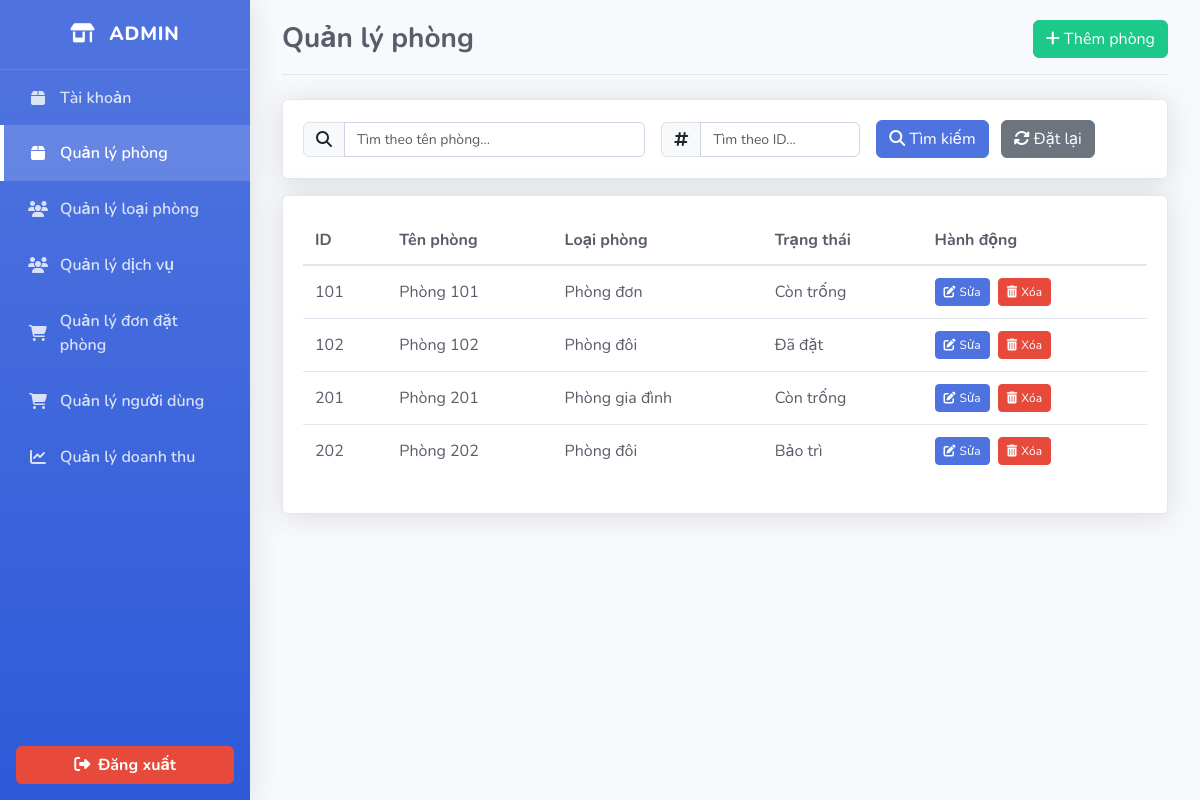
The page /admin.php?tab=rooms (signed in) on the database as committed earlier.
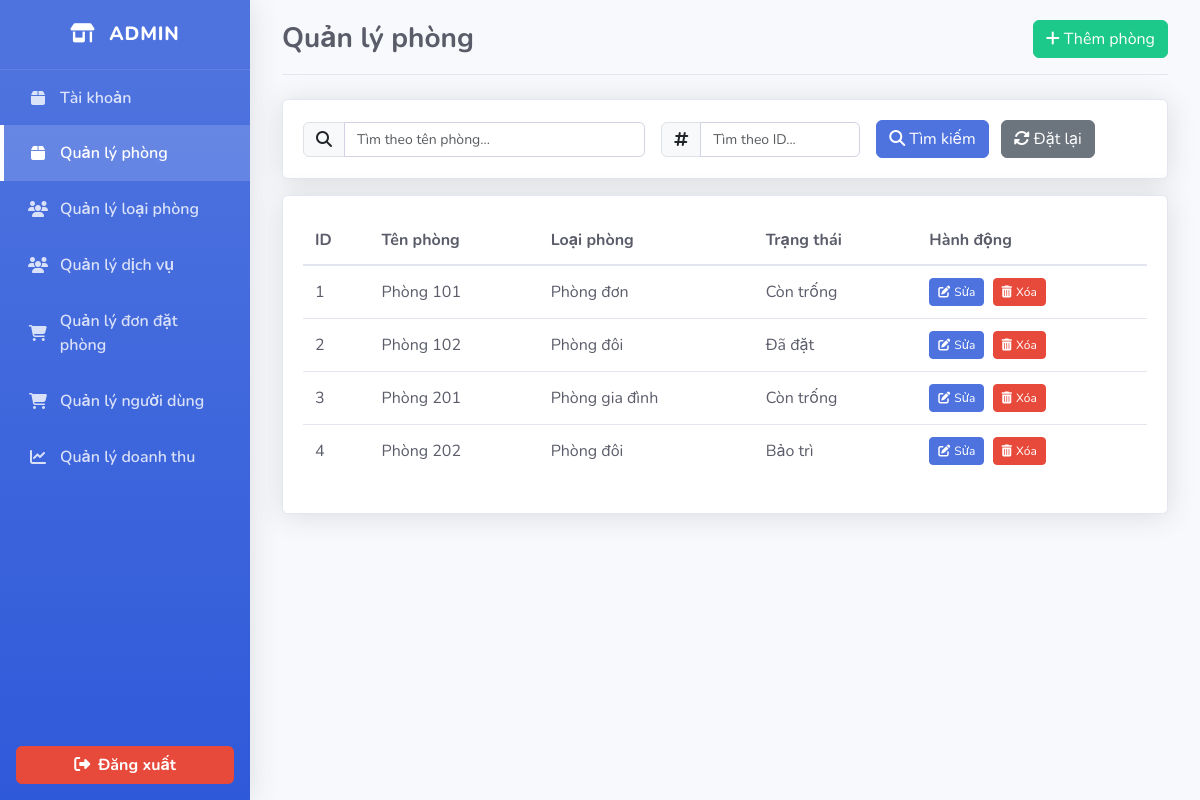
The same page on the database as committed later.
### tables this page shows
CREATE TABLE rooms (
    id INT AUTO_INCREMENT PRIMARY KEY,
    name VARCHAR(50) NOT NULL,
    type_id INT,
    description TEXT,
    status ENUM('Còn trống', 'Đã đặt', 'Bảo trì') DEFAULT 'Còn trống',
    image VARCHAR(255),
    FOREIGN KEY (type_id) REFERENCES room_types(id)
);

CREATE TABLE room_types (
    id INT AUTO_INCREMENT PRIMARY KEY,
    typename VARCHAR(50),
    description VARCHAR(200),
    price_per_hour INT,
	price_per_day INT,
    max_amounts INT,
    rating INT CHECK (rating BETWEEN 1 AND 5),
	image VARCHAR(255)
);

### admin.php (the view, shortened to what the changed rows need)
<?php
include('config/db.php');
$active_tab = isset($_GET['tab']) ? $_GET['tab'] : 'account';
?>
<!DOCTYPE html>
<html lang="en">
<head>
    <link rel="stylesheet" href="assets/css/bootstrap.min.css">
    <link rel="stylesheet" href="assets/css/Info.css">
</head>
<body>
    <div class="d-flex">
        <div class="content-wrapper">
            <div class="container-fluid mx-auto" style="max-width: 1200px;">
                <div class="tab-content">
                    <div class="tab-pane fade <?php echo ($active_tab == 'rooms') ? 'show active' : ''; ?>" id="manage-rooms">
                        <div class="card">
                            <div class="card-body">
                                <div class="table-responsive">
                                    <table class="dashboard-table">
                                        <thead>
                                            <th>ID</th>
                                            <th>Tên phòng</th>
                                            <th>Loại phòng</th>
                                            <th>Trạng thái</th>
                                            <th>Hành động</th>
                                        </thead>
                                        <tbody>
                                            <?php
                                            $query = "SELECT rooms.*, room_types.typename FROM rooms
                                            LEFT JOIN room_types ON rooms.type_id = room_types.id
                                            WHERE 1=1";
                                            $stmt = $conn->prepare($query);
                                            $stmt->execute();
                                            $result = $stmt->get_result();
                                            while ($room = $result->fetch_assoc()) {
                                                echo "<tr>";
                                                echo "<td>" . htmlspecialchars($room['id']) . "</td>";
                                                echo "<td>" . htmlspecialchars($room['name']) . "</td>";
                                                echo "<td>" . htmlspecialchars($room['typename']) . "</td>";
                                                echo "<td>" . htmlspecialchars($room['status']) . "</td>";
                                                echo "<td>
                                                        <a href='edit_room.php?id=" . $room['id'] . "' class='btn btn-primary-dashboard btn-sm'>
                                                            <i class='fas fa-edit me-1'></i>Sửa
                                                        </a>
                                                        <a href='delete_room.php?id=" . $room['id'] . "' class='btn btn-danger-dashboard btn-sm ms-1' onclick='return confirm(\"Bạn có chắc chắn muốn xóa phòng này không?\")'>
                                                            <i class='fas fa-trash-alt me-1'></i>Xóa
                                                        </a>
                                                    </td>";
                                                echo "</tr>";
                                            }
                                            ?>
                                        </tbody>
                                    </table>
                                </div>
                            </div>
                        </div>
                    </div>
</body>
</html>

Rows that differ between the two databases and show on the page:
removed rooms: id "101", name "Phòng 101", type.typename "Phòng đơn", status "Còn trống"
removed rooms: id "102", name "Phòng 102", type.typename "Phòng đôi", status "Đã đặt"
removed rooms: id "201", name "Phòng 201", type.typename "Phòng gia đình", status "Còn trống"
removed rooms: id "202", name "Phòng 202", type.typename "Phòng đôi", status "Bảo trì"
added rooms: id "1", name "Phòng 101", type.typename "Phòng đơn", status "Còn trống"
added rooms: id "2", name "Phòng 102", type.typename "Phòng đôi", status "Đã đặt"
added rooms: id "3", name "Phòng 201", type.typename "Phòng gia đình", status "Còn trống"
added rooms: id "4", name "Phòng 202", type.typename "Phòng đôi", status "Bảo trì"
